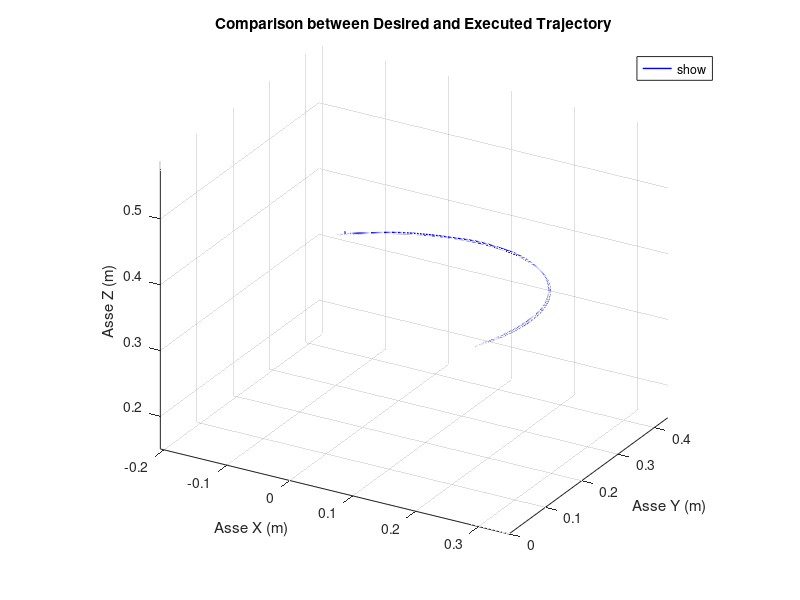

Write the MATLAB code that produced this figure.
clc
clear all
close all;

%% Definizione dei Waypoint
% Ogni waypoint è definito da 7 elementi: 
% [x, y, z, qw, qx, qy, qz]
waypoints = [
0.295701 1.88624e-06 0.423674 0.707265 1.14721e-05 0.706949 7.49171e-06
0.296204 0.00147582 0.423585 0.707854 0.00149907 0.706354 -0.00202965
0.297667 0.00592832 0.423312 0.709599 0.00598175 0.704533 -0.0081255
0.299952 0.0134491 0.422835 0.712434 0.0135187 0.701372 -0.0182322
0.302819 0.0241794 0.422119 0.716246 0.0242064 0.696681 -0.0322656
0.305915 0.0382984 0.421118 0.720869 0.0381757 0.690203 -0.0500993
0.308762 0.0560026 0.419772 0.726083 0.0555868 0.68161 -0.0715554
0.310738 0.0774772 0.418007 0.731602 0.0766228 0.670519 -0.0963949
0.311064 0.102856 0.415739 0.737068 0.101481 0.656491 -0.124304
0.308794 0.132171 0.412872 0.742043 0.130359 0.639054 -0.154883
0.302819 0.165288 0.4093 0.746001 0.163445 0.617709 -0.187627
0.291879 0.201832 0.404908 0.748317 0.200894 0.591959 -0.221917
0.274606 0.241103 0.399575 0.748266 0.242806 0.561329 -0.257007
0.249598 0.281991 0.393174 0.745015 0.289202 0.525401 -0.292009
0.215544 0.322878 0.38558 0.73763 0.339974 0.483858 -0.325884
0.17504 0.358842 0.377384 0.726228 0.390629 0.440264 -0.355203
0.132153 0.387087 0.369231 0.711977 0.437498 0.398121 -0.378397
0.0887469 0.40805 0.361277 0.695698 0.480321 0.358145 -0.396269
0.0463806 0.4225 0.353655 0.678178 0.51896 0.320882 -0.409621
0.00628677 0.431411 0.346481 0.660156 0.553377 0.286733 -0.419229
-0.0306152 0.435856 0.339854 0.642304 0.583609 0.255973 -0.425821
-0.0636847 0.436922 0.333855 0.625226 0.60975 0.228782 -0.430065
-0.0925134 0.435645 0.328552 0.60945 0.631931 0.205261 -0.432552
-0.116873 0.432965 0.324 0.595426 0.6503 0.185457 -0.433801
-0.136665 0.429693 0.320242 0.58353 0.665006 0.16938 -0.434246
-0.151873 0.426502 0.317312 0.574063 0.67619 0.157016 -0.43424
-0.162525 0.423908 0.315236 0.567253 0.68397 0.148344 -0.434054
-0.168663 0.422278 0.31403 0.563261 0.688433 0.143341 -0.433878
];

%% 2. Generazione della Traiettoria Desiderata (tramite Spline)
% Creiamo una curva morbida che passa esattamente per le posizioni dei waypoint.

n_waypoints = size(waypoints, 1);
% Creiamo un parametro "tempo" fittizio per l'interpolazione (da 1 al numero di waypoint)
t_waypoints = 1:n_waypoints; 

% Creiamo un vettore di "tempo" più denso per avere una curva fluida
n_smooth_points = 500;
t_smooth = linspace(1, n_waypoints, n_smooth_points);

% Estraiamo le coordinate X, Y, Z dei waypoint
waypoints_xyz = waypoints(:, 1:3);

% Interpoliamo ogni coordinata usando una spline cubica
smooth_x = spline(t_waypoints, waypoints_xyz(:,1), t_smooth);
smooth_y = spline(t_waypoints, waypoints_xyz(:,2), t_smooth);
smooth_z = spline(t_waypoints, waypoints_xyz(:,3), t_smooth);

% Uniamo le coordinate interpolate per formare la traiettoria desiderata
desired_trajectory = [smooth_x', smooth_y', smooth_z'];


%% 3. Definizione della Traiettoria del Robot (Simulata)
% Questa parte rimane invariata. Quando avrai i dati reali, 
% sostituirai questa sezione caricando i tuoi dati in una variabile
% con lo stesso nome 'robot_trajectory'.
% robot_trajectory = [];
% for i = 1:(n_waypoints - 1)
%     start_point = waypoints(i, 1:3);
%     end_point = waypoints(i+1, 1:3);
%     segment = zeros(20, 3);
%     for j = 1:3
%         segment(:, j) = linspace(start_point(j), end_point(j), 20);
%     end
%     robot_trajectory = [robot_trajectory; segment];
% end
% noise = 0.003 * (rand(size(robot_trajectory)) - 0.5);
% robot_trajectory = robot_trajectory + noise;

%ESCE TUTTO STORTO
% actual_waypoints = [
% 0.296 0.000 0.425 0.71 0.00 0.71 0.00
% 0.296 -0.000 0.413 0.71 -0.00 0.71 0.00
% 0.295 0.000 0.409 0.71 0.00 0.71 -0.00
% 0.294 0.002 0.424 0.71 0.00 0.71 -0.00
% 0.299 0.029 0.438 0.72 0.03 0.69 -0.04
% 0.301 0.028 0.424 0.72 0.03 0.69 -0.04
% 0.308 0.085 0.422 0.73 0.08 0.67 -0.10
% 0.309 0.084 0.437 0.73 0.08 0.67 -0.11
% 0.314 0.129 0.424 0.74 0.12 0.64 -0.15
% 0.320 0.132 0.416 0.74 0.13 0.64 -0.15
% 0.320 0.098 0.419 0.74 0.10 0.66 -0.12
% 0.310 0.066 0.429 0.73 0.07 0.67 -0.09
% 0.302 0.065 0.433 0.73 0.07 0.67 -0.09
% 0.303 0.088 0.430 0.73 0.09 0.66 -0.12
% 0.308 0.117 0.422 0.74 0.12 0.65 -0.15
% 0.309 0.146 0.417 0.74 0.15 0.63 -0.17
% 0.299 0.162 0.415 0.75 0.16 0.62 -0.18
% 0.291 0.204 0.412 0.75 0.21 0.59 -0.23
% 0.262 0.253 0.404 0.75 0.25 0.55 -0.26
% 0.242 0.286 0.401 0.74 0.30 0.52 -0.30
% 0.193 0.338 0.387 0.73 0.36 0.47 -0.34
% 0.129 0.380 0.382 0.71 0.43 0.39 -0.40
% 0.098 0.400 0.368 0.70 0.47 0.37 -0.39
% -0.011 0.430 0.348 0.65 0.57 0.28 -0.42
% -0.059 0.426 0.356 0.62 0.60 0.21 -0.46
% -0.088 0.433 0.331 0.61 0.63 0.21 -0.43
% -0.233 0.388 0.326 0.50 0.72 0.04 -0.47
% -0.292 0.368 0.294 0.46 0.77 -0.00 -0.44
% -0.232 0.417 0.283 0.52 0.74 0.09 -0.42
% -0.199 0.419 0.2 0.52 0.74 0.09 -0.42
% -0.178 0.422 0.2 0.50 0.75 0.09 -0.40
% ];

%Soglia norma errore 0.001
actual_waypoints = [
0.296, -0.000, 0.423 0.71, 0.00, 0.71 0.00
0.296, 0.001, 0.423  0.71, 0.00, 0.71 -0.00
0.298, 0.007, 0.424 0.71, 0.01, 0.70 -0.01
0.301, 0.017, 0.424 0.71, 0.02, 0.70 -0.02
0.304, 0.031, 0.423 0.72, 0.03, 0.69 -0.04
0.307, 0.047, 0.422 0.72, 0.05, 0.69 -0.06
0.309, 0.067, 0.421 0.73, 0.07, 0.68 -0.08
0.310, 0.092, 0.419 0.73, 0.09, 0.66 -0.11
0.308, 0.121, 0.416 0.74, 0.12, 0.65 -0.14
0.304, 0.153, 0.413 0.74, 0.15, 0.63 -0.17
0.295, 0.188, 0.409 0.75, 0.19, 0.60 -0.21
0.281, 0.224, 0.405 0.75, 0.22, 0.58 -0.24
0.262, 0.259, 0.399 0.75, 0.26, 0.55 -0.27
0.237, 0.295, 0.394 0.74, 0.31, 0.51 -0.30
0.207, 0.328, 0.387 0.74, 0.35, 0.48 -0.33
0.173, 0.358, 0.380 0.73, 0.39, 0.44 -0.35
0.136, 0.383, 0.373 0.71, 0.43, 0.40 -0.38
0.097, 0.403, 0.365 0.70, 0.47, 0.37 -0.39
0.057, 0.418, 0.358 0.68, 0.51, 0.33 -0.41
0.018, 0.428, 0.350 0.67, 0.54, 0.30 -0.42
-0.021, 0.434, 0.343 0.65, 0.58, 0.26 -0.42
-0.062, 0.436, 0.336 0.63, 0.61, 0.23 -0.43
-0.095, 0.434, 0.330 0.61, 0.63, 0.20 -0.43
-0.123, 0.431, 0.324 0.59, 0.65, 0.18 -0.43
-0.148, 0.427, 0.319 0.58, 0.67, 0.16 -0.43
-0.157, 0.424, 0.317 0.58, 0.68, 0.15 -0.44
-0.157, 0.424, 0.318 0.59, 0.67, 0.14 -0.44
-0.157, 0.424, 0.320 0.59, 0.66, 0.14 -0.44
-0.157, 0.423, 0.321 0.60, 0.65, 0.13 -0.44
-0.157, 0.423, 0.322 0.61, 0.64, 0.13 -0.45
];

n_actual_waypoint = size(actual_waypoints, 1);
% Creiamo un parametro "tempo" fittizio per l'interpolazione (da 1 al numero di waypoint)
t_ac_waypoints = 1:n_actual_waypoint; 

% Creiamo un vettore di "tempo" più denso per avere una curva fluida
n_ac_smooth_points = 500;
t_ac_smooth = linspace(1, n_actual_waypoint, n_ac_smooth_points);

% Estraiamo le coordinate X, Y, Z dei waypoint
act_waypoints_xyz = actual_waypoints(:, 1:3);

% Interpoliamo ogni coordinata usando una spline cubica
smooth_x_act = spline(t_ac_waypoints, act_waypoints_xyz(:,1), t_ac_smooth);
smooth_y_act = spline(t_ac_waypoints, act_waypoints_xyz(:,2), t_ac_smooth);
smooth_z_act = spline(t_ac_waypoints, act_waypoints_xyz(:,3), t_ac_smooth);

% Uniamo le coordinate interpolate per formare la traiettoria desiderata
robot_trajectory = [smooth_x_act', smooth_y_act', smooth_z_act'];




%% Plot 3D
figure('Name', 'Confronto Traiettorie 3D', 'NumberTitle', 'off');
hold on;
grid on;
axis equal;

% Plot della traiettoria ESEGUITA dal robot (linea blu)
plot3(robot_trajectory(:,1), robot_trajectory(:,2), robot_trajectory(:,3), ...
      'b-', 'LineWidth', 1, 'DisplayName', 'Trajectory followed by the robot');

% Plot della traiettoria DESIDERATA (linea nera)
plot3(desired_trajectory(:,1), desired_trajectory(:,2), desired_trajectory(:,3), ...
      'k-', 'LineWidth', 1, 'DisplayName', 'Desired trajectory');

% % Plot dei WAYPOINT (pallini rossi)
% plot3(waypoints(:,1), waypoints(:,2), waypoints(:,3), ...
%       'ro', 'MarkerSize', 8, 'MarkerFaceColor', 'r', 'DisplayName', 'Waypoint');

% % Plot dei WAYPOINT ACTUAL (pallini verdi)
% plot3(actual_waypoints(:,1), actual_waypoints(:,2), actual_waypoints(:,3), ...
%       'go', 'MarkerSize', 8, 'MarkerFaceColor', 'g', 'DisplayName', 'Waypoint');

% Impostazioni del grafico
title('Comparison between Desired and Executed Trajectory');
xlabel('Asse X (m)');
ylabel('Asse Y (m)');
zlabel('Asse Z (m)');
legend('show', 'Location', 'best');
view(30, 25);
hold off;